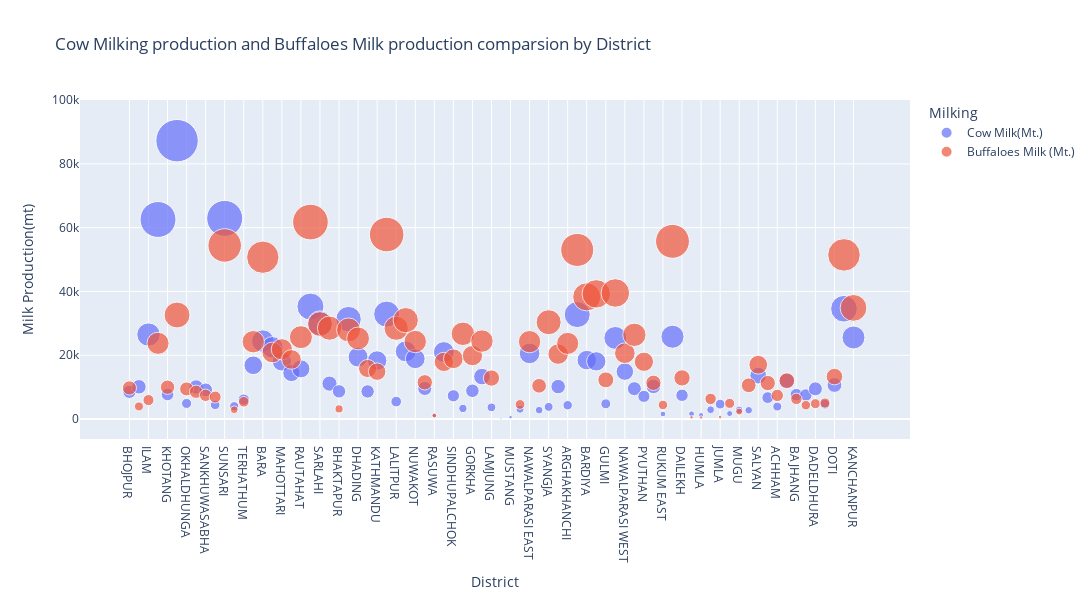

The notebook cell this image was saved under:
### Markdown cell above
from here we can know which population is high in each district sepreately.

### Code cell
# Select the columns to plot
selected_columns = df1[['District','Cow Milk(Mt.)','Buffaloes Milk (Mt.)']]

#Melt the DataFrame to long format
df1_melted = pd.melt(df1, id_vars=['District'], value_vars=['Cow Milk(Mt.)','Buffaloes Milk (Mt.)'],
                    var_name='Milking', value_name='Milk Production(mt)')


# Create a bubble chart
fig = px.scatter(df1_melted, x='District', y='Milk Production(mt)', size='Milk Production(mt)', color='Milking', 
                 hover_name='District', size_max=30, title='Cow Milking production and Buffaloes Milk production comparsion by District',height=600, width=2000)

fig.show()

### Figure 1 — Plotly figure (JSON) as saved in the notebook; plotly's stock layout.template omitted (floating-point values rounded to 4 significant figures)
{"data": [{"hovertemplate": "<b>%{hovertext}</b><br><br>Milking=Cow Milk(Mt.)<br>District=%{x}<br>Milk Production(mt)=%{marker.size}<extra></extra>", "hovertext": ["BHOJPUR", "DHANKUTA", "ILAM", "JHAPA", "KHOTANG", "MORANG", "OKHALDHUNGA", "PANCHTHAR", "SANKHUWASABHA", "SOLUKHUMBU", "SUNSARI", "TAPLEJUNG", "TERHATHUM", "UDAYAPUR", "BARA", "DHANUSHA", "MAHOTTARI", "PARSA", "RAUTAHAT", "SAPTARI", "SARLAHI", "SIRAHA", "BHAKTAPUR", "CHITWAN", "DHADING", "DOLAKHA", "KATHMANDU", "KABHREPALAN- CHOK", "LALITPUR", "MAKWANPUR", "NUWAKOT", "RAMECHHAP", "RASUWA", "SINDHULI", "SINDHUPALCHOK", "BAGLUNG", "GORKHA", "KASKI", "LAMJUNG", "MANANG", "MUSTANG", "MYAGDI", "NAWALPARASI EAST", "PARBAT", "SYANGJA", "TANAHUN", "ARGHAKHANCHI", "BANKE", "BARDIYA", "DANG", "GULMI", "KAPILBASTU", "NAWALPARASI WEST", "PALPA", "PYUTHAN", "ROLPA", "RUKUM EAST", "RUPANDEHI", "DAILEKH", "DOLPA", "HUMLA", "JAJARKOT", "JUMLA", "KALIKOT", "MUGU", "RUKUM WEST", "SALYAN", "SURKHET", "ACHHAM", "BAITADI", "BAJHANG", "BAJURA", "DADELDHURA", "DARCHULA", "DOTI", "KAILALI", "KANCHANPUR"], "legendgroup": "Cow Milk(Mt.)", "marker": {"color": "#636efa", "size": [8543, 10117, 26483, 62578, 7716, 87290, 4890, 10050, 9160, 4449, 62917, 4025, 6103, 16861, 24445, 22476, 18071, 14443, 15741, 35271, 30042, 11102, 8678, 31328, 19438, 8662, 18348, 32906, 5478, 21223, 18898, 9592, 1187, 21021, 7294, 3320, 8860, 13312, 3662, 168, 610, 3077, 20579, 2797, 3819, 10175, 4329, 32754, 18487, 18089, 4775, 25436, 14880, 9527, 7112, 10231, 1588, 25820, 7451, 1645, 1261, 2920, 4676, 1724, 2856, 2764, 13622, 6722, 3908, 11886, 7643, 7537, 9476, 4639, 10687, 34589, 25573], "sizemode": "area", "sizeref": 96.99, "symbol": "circle"}, "mode": "markers", "name": "Cow Milk(Mt.)", "orientation": "v", "showlegend": true, "type": "scatter", "x": ["BHOJPUR", "DHANKUTA", "ILAM", "JHAPA", "KHOTANG", "MORANG", "OKHALDHUNGA", "PANCHTHAR", "SANKHUWASABHA", "SOLUKHUMBU", "SUNSARI", "TAPLEJUNG", "TERHATHUM", "UDAYAPUR", "BARA", "DHANUSHA", "MAHOTTARI", "PARSA", "RAUTAHAT", "SAPTARI", "SARLAHI", "SIRAHA", "BHAKTAPUR", "CHITWAN", "DHADING", "DOLAKHA", "KATHMANDU", "KABHREPALAN- CHOK", "LALITPUR", "MAKWANPUR", "NUWAKOT", "RAMECHHAP", "RASUWA", "SINDHULI", "SINDHUPALCHOK", "BAGLUNG", "GORKHA", "KASKI", "LAMJUNG", "MANANG", "MUSTANG", "MYAGDI", "NAWALPARASI EAST", "PARBAT", "SYANGJA", "TANAHUN", "ARGHAKHANCHI", "BANKE", "BARDIYA", "DANG", "GULMI", "KAPILBASTU", "NAWALPARASI WEST", "PALPA", "PYUTHAN", "ROLPA", "RUKUM EAST", "RUPANDEHI", "DAILEKH", "DOLPA", "HUMLA", "JAJARKOT", "JUMLA", "KALIKOT", "MUGU", "RUKUM WEST", "SALYAN", "SURKHET", "ACHHAM", "BAITADI", "BAJHANG", "BAJURA", "DADELDHURA", "DARCHULA", "DOTI", "KAILALI", "KANCHANPUR"], "xaxis": "x", "y": [8543, 10117, 26483, 62578, 7716, 87290, 4890, 10050, 9160, 4449, 62917, 4025, 6103, 16861, 24445, 22476, 18071, 14443, 15741, 35271, 30042, 11102, 8678, 31328, 19438, 8662, 18348, 32906, 5478, 21223, 18898, 9592, 1187, 21021, 7294, 3320, 8860, 13312, 3662, 168, 610, 3077, 20579, 2797, 3819, 10175, 4329, 32754, 18487, 18089, 4775, 25436, 14880, 9527, 7112, 10231, 1588, 25820, 7451, 1645, 1261, 2920, 4676, 1724, 2856, 2764, 13622, 6722, 3908, 11886, 7643, 7537, 9476, 4639, 10687, 34589, 25573], "yaxis": "y"}, {"hovertemplate": "<b>%{hovertext}</b><br><br>Milking=Buffaloes Milk (Mt.)<br>District=%{x}<br>Milk Production(mt)=%{marker.size}<extra></extra>", "hovertext": ["BHOJPUR", "DHANKUTA", "ILAM", "JHAPA", "KHOTANG", "MORANG", "OKHALDHUNGA", "PANCHTHAR", "SANKHUWASABHA", "SOLUKHUMBU", "SUNSARI", "TAPLEJUNG", "TERHATHUM", "UDAYAPUR", "BARA", "DHANUSHA", "MAHOTTARI", "PARSA", "RAUTAHAT", "SAPTARI", "SARLAHI", "SIRAHA", "BHAKTAPUR", "CHITWAN", "DHADING", "DOLAKHA", "KATHMANDU", "KABHREPALAN- CHOK", "LALITPUR", "MAKWANPUR", "NUWAKOT", "RAMECHHAP", "RASUWA", "SINDHULI", "SINDHUPALCHOK", "BAGLUNG", "GORKHA", "KASKI", "LAMJUNG", "MANANG", "MUSTANG", "MYAGDI", "NAWALPARASI EAST", "PARBAT", "SYANGJA", "TANAHUN", "ARGHAKHANCHI", "BANKE", "BARDIYA", "DANG", "GULMI", "KAPILBASTU", "NAWALPARASI WEST", "PALPA", "PYUTHAN", "ROLPA", "RUKUM EAST", "RUPANDEHI", "DAILEKH", "DOLPA", "HUMLA", "JAJARKOT", "JUMLA", "KALIKOT", "MUGU", "RUKUM WEST", "SALYAN", "SURKHET", "ACHHAM", "BAITADI", "BAJHANG", "BAJURA", "DADELDHURA", "DARCHULA", "DOTI", "KAILALI", "KANCHANPUR"], "legendgroup": "Buffaloes Milk (Mt.)", "marker": {"color": "#EF553B", "size": [9751, 3957, 5948, 23743, 9978, 32623, 9452, 8560, 7443, 6897, 54433, 2925, 5420, 24252, 50748, 20876, 21873, 18689, 25674, 61770, 29775, 28507, 3178, 27944, 25282, 15849, 14873, 57852, 28472, 30997, 24306, 11514, 1062, 17923, 18899, 26730, 19887, 24456, 12856, 0, 16, 4584, 24266, 10425, 30358, 20373, 23719, 53033, 38311, 39250, 12290, 39538, 20652, 26408, 17965, 11360, 4417, 55723, 12904, 586, 493, 6326, 640, 4914, 2339, 10590, 17031, 11294, 7411, 12054, 6319, 4349, 4822, 5035, 13310, 51472, 34852], "sizemode": "area", "sizeref": 96.99, "symbol": "circle"}, "mode": "markers", "name": "Buffaloes Milk (Mt.)", "orientation": "v", "showlegend": true, "type": "scatter", "x": ["BHOJPUR", "DHANKUTA", "ILAM", "JHAPA", "KHOTANG", "MORANG", "OKHALDHUNGA", "PANCHTHAR", "SANKHUWASABHA", "SOLUKHUMBU", "SUNSARI", "TAPLEJUNG", "TERHATHUM", "UDAYAPUR", "BARA", "DHANUSHA", "MAHOTTARI", "PARSA", "RAUTAHAT", "SAPTARI", "SARLAHI", "SIRAHA", "BHAKTAPUR", "CHITWAN", "DHADING", "DOLAKHA", "KATHMANDU", "KABHREPALAN- CHOK", "LALITPUR", "MAKWANPUR", "NUWAKOT", "RAMECHHAP", "RASUWA", "SINDHULI", "SINDHUPALCHOK", "BAGLUNG", "GORKHA", "KASKI", "LAMJUNG", "MANANG", "MUSTANG", "MYAGDI", "NAWALPARASI EAST", "PARBAT", "SYANGJA", "TANAHUN", "ARGHAKHANCHI", "BANKE", "BARDIYA", "DANG", "GULMI", "KAPILBASTU", "NAWALPARASI WEST", "PALPA", "PYUTHAN", "ROLPA", "RUKUM EAST", "RUPANDEHI", "DAILEKH", "DOLPA", "HUMLA", "JAJARKOT", "JUMLA", "KALIKOT", "MUGU", "RUKUM WEST", "SALYAN", "SURKHET", "ACHHAM", "BAITADI", "BAJHANG", "BAJURA", "DADELDHURA", "DARCHULA", "DOTI", "KAILALI", "KANCHANPUR"], "xaxis": "x", "y": [9751, 3957, 5948, 23743, 9978, 32623, 9452, 8560, 7443, 6897, 54433, 2925, 5420, 24252, 50748, 20876, 21873, 18689, 25674, 61770, 29775, 28507, 3178, 27944, 25282, 15849, 14873, 57852, 28472, 30997, 24306, 11514, 1062, 17923, 18899, 26730, 19887, 24456, 12856, 0, 16, 4584, 24266, 10425, 30358, 20373, 23719, 53033, 38311, 39250, 12290, 39538, 20652, 26408, 17965, 11360, 4417, 55723, 12904, 586, 493, 6326, 640, 4914, 2339, 10590, 17031, 11294, 7411, 12054, 6319, 4349, 4822, 5035, 13310, 51472, 34852], "yaxis": "y"}], "layout": {"height": 600, "legend": {"itemsizing": "constant", "title": {"text": "Milking"}, "tracegroupgap": 0}, "title": {"text": "Cow Milking production and Buffaloes Milk production comparsion by District"}, "width": 2000, "xaxis": {"anchor": "y", "domain": [0, 1], "title": {"text": "District"}}, "yaxis": {"anchor": "x", "domain": [0, 1], "title": {"text": "Milk Production(mt)"}}}}
